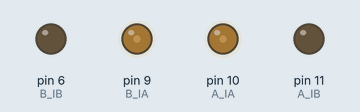
This sketch was run on a simulated Arduino Uno, built with avr-gcc and run on an emulated ATmega328P. Shown: output pins drawn as LEDs (lit = HIGH).

Above: at 0.05 s.
At 3.5 s:
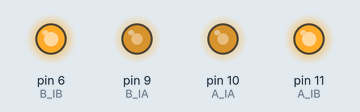
At 6.95 s:
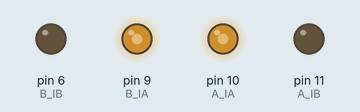
At 9.05 s:
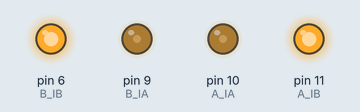
At 10.45 s:
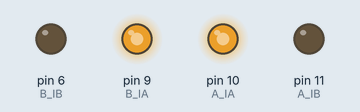
At 13.95 s:
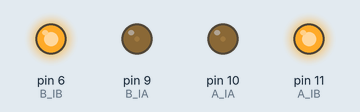
Timing chart, 0 to 18.2 s (numbered marks = the images above):
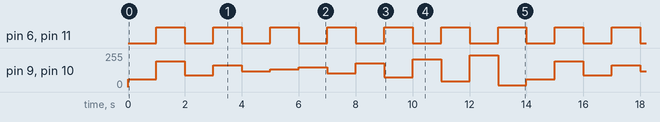

Measured:
- by itself, pin 6 (B_IB), pin 11 (A_IB): alternates HIGH for 1.0 s and LOW for 1.0 s
- by itself, pin 9 (B_IA), pin 10 (A_IA): repeats every 14.0 s: 195/255 1.0 s, 90/255 1.0 s, 165/255 1.0 s, 120/255 1.0 s, 135/255 1.0 s, 150/255 1.0 s, 105/255 1.0 s, 180/255 1.0 s, 75/255 1.0 s, 210/255 1.0 s, 45/255 1.0 s, 240/255 1.0 s, 15/255 1.0 s, 60/255 1.0 s

The sketch:

l9110-motor-driver.ino
```cpp
//Motor A
#define A_IA 10 //velociadade (porta deve ser PWM): 0 = parado, 255 = rápido
#define A_IB 11 //Direção (bit)

//Motor B
#define B_IA 9 //velociadade (porta deve ser PWM): 0 = parado, 255 = rápido
#define B_IB 6 //Direção (bit)

int speed = 60;

void setup() {
  pinMode(A_IA, OUTPUT);
  pinMode(A_IB, OUTPUT);
  pinMode(B_IA, OUTPUT);
  pinMode(B_IB, OUTPUT);
}

void loop() {

  //rodar esquerda, velocidade atual
  runMotor(A_IA, A_IB, false, speed);
  runMotor(B_IA, B_IB, false, speed);
  delay(1000);
  //rodar direita, velocidade atual
  runMotor(A_IA, A_IB, true, speed);
  runMotor(B_IA, B_IB, true, speed);
  delay(1000);

  //atualizar velocidade
  speed=speed+30;
  if (speed>255)speed=60;

}

void runMotor(uint8_t  speedPin, uint8_t  dirPin, bool reverse, int speed) {
  if (reverse) {
    analogWrite(speedPin, 255 - speed);
  } else {
    analogWrite(speedPin, speed);
  }

  digitalWrite(dirPin, reverse);
}
```
